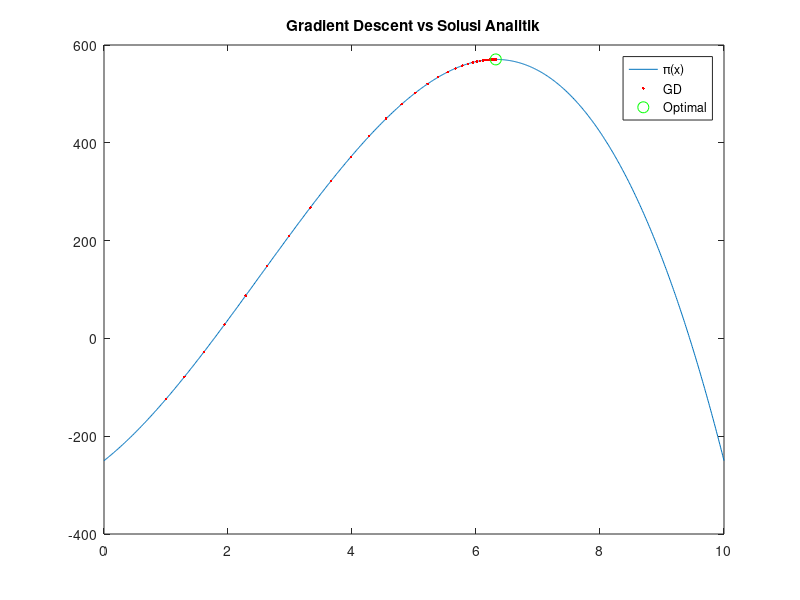

Write MATLAB code to recreate this figure.
% =======================================================================
% UTS Matematika Sains Data Semester Genap 2025/2026
% Soal 5 Konvergensi CLV dan Kekontinuan Biaya
%
% Nama : Muhammad Diyar razaqa Aditya
% NIM  : 2510514031
% Parameter: N=31, a=3, b=1, K=5, theta0=95, alpha=0.002
% Tanggal: 2026-04-26
% =======================================================================
a=3; b=1; K=5;
alpha=0.002;

pi = @(x) -4*x.^3 + 30*x.^2 + 100*x - 250;
dpi = @(x) -12*x.^2 + 60*x + 100;

x = 1;
X = zeros(500,1);
Y = zeros(500,1);

for k=1:500
    X(k)=x;
    Y(k)=pi(x);
    x = x + alpha*dpi(x);
end

% solusi analitik
x_opt = (15 + sqrt(525))/6;

fplot(pi,[0 10])
hold on
plot(X,Y,'r.')
plot(x_opt,pi(x_opt),'go','MarkerSize',8)

legend('π(x)','GD','Optimal')
title('Gradient Descent vs Solusi Analitik')
